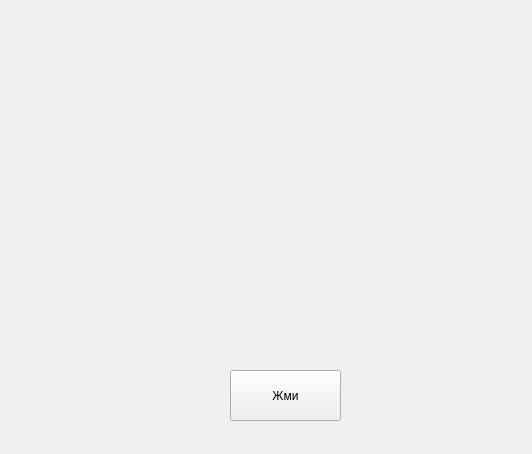
<?xml version="1.0" encoding="UTF-8"?>
<ui version="4.0">
 <class>Form</class>
 <widget class="QWidget" name="Form">
  <property name="geometry">
   <rect>
    <x>0</x>
    <y>0</y>
    <width>532</width>
    <height>454</height>
   </rect>
  </property>
  <property name="windowTitle">
   <string>Желтые окружности</string>
  </property>
  <widget class="QPushButton" name="pushButton">
   <property name="geometry">
    <rect>
     <x>230</x>
     <y>370</y>
     <width>111</width>
     <height>51</height>
    </rect>
   </property>
   <property name="text">
    <string>Жми</string>
   </property>
  </widget>
 </widget>
 <resources/>
 <connections/>
</ui>
